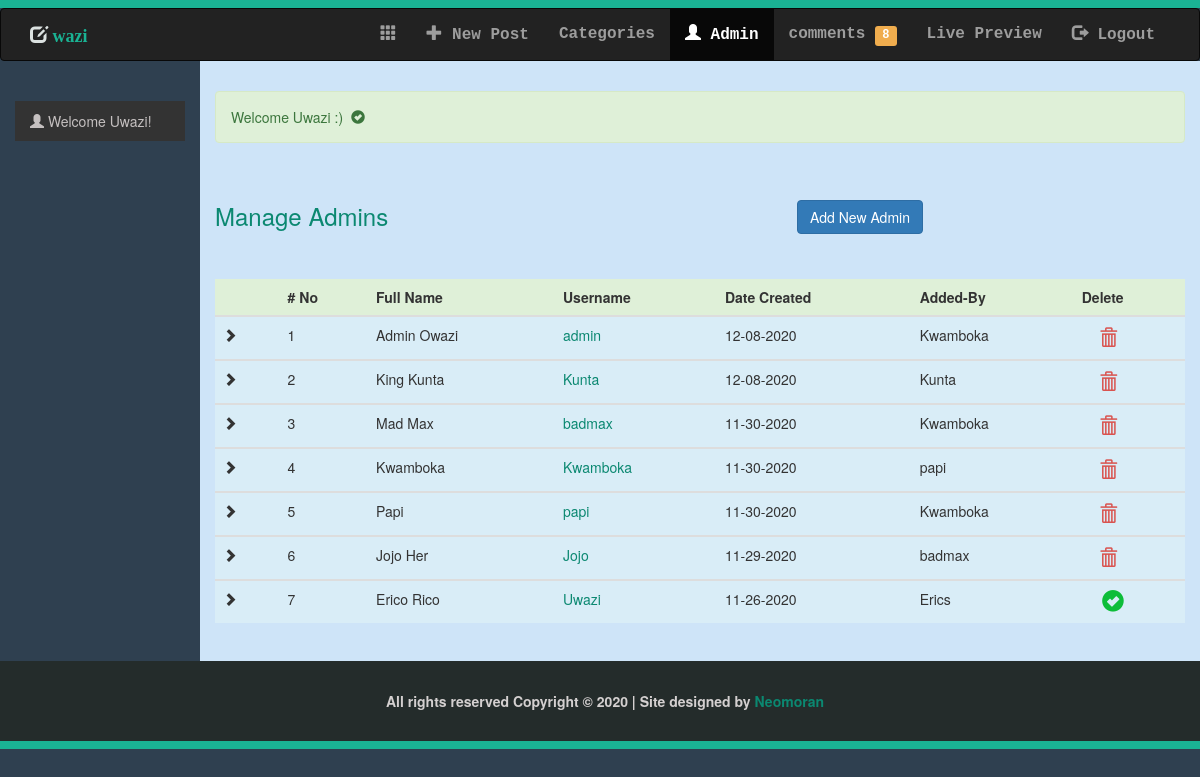
Page /admins.php (signed in) on the committed database.
### tables this page shows
CREATE TABLE `admin_tab` (
  `id` int(10) NOT NULL,
  `datetime` varchar(50) NOT NULL,
  `fullname` varchar(200) NOT NULL,
  `username` varchar(200) NOT NULL,
  `password` varchar(300) NOT NULL,
  `addedby` varchar(200) NOT NULL
);

### admins.php (the view, shortened to what this page needs)
<?php include('includes/session.php'); ?>
<?php include('includes/admin/adminnav.php'); ?>
<body>
    <div class="container-fluid">
        <div class="row">
            <?php include('includes/admin/admin_sidebar.php'); ?>
            <div class="col-sm-10" style="height:600px; overflow: auto;">
            <div style="padding-top:30px;"><?php  echo errorMessage();
                        echo successMessage();
            ?></div>
            <div class="category" style="padding-top:20px;">
            <h3 style="margin-bottom: 30px; color: #0b8871;">Manage Admins</h3>
            <a class="td-a-dash" class="btn btn-primary btn-lg" data-toggle="modal" data-target="#myModal">
                <span style="margin-top: -110px; margin-left: 60%;" class=" btn btn-primary">Add New Admin</span> </a>
            </div>
            <div class="table table-responsive">
                    <?php
                        $sql = "SELECT * FROM admin_tab ORDER BY id desc";
                        $query = mysqli_query($conn, $sql);
                        $sr_no = 0;
                        if (mysqli_num_rows($query) > 0) {
                    ?>
                            <table class="table table-hover">
                            <thead>
                                <tr class="success">
                                    <th></th>
                                    <th># No</th>
                                    <th>Full Name</th>
                                    <th>Username</th>
                                    <th>Date Created</th>
                                    <th>Added-By</th>
                                    <th>Delete</th>
                                </tr>
                            </thead>
                    <?php while ($row = mysqli_fetch_array($query)) {
                        $sr_no++;
                    ?>
                        <tbody>
                        <tr class="info">
                            <td> <span class="glyphicon glyphicon-chevron-right"></span>&nbsp; </td>
                            <td> <?php echo $sr_no; ?> </td>
                            <td> <?php echo htmlentities($row["fullname"]); ?> </td>
                            <td style="color: #0b8871;"> <?php echo htmlentities($row["username"]); ?> </td>
                            <td> <?php echo htmlentities($row["datetime"]); ?> </td>
                            <td> <?php echo htmlentities($row["addedby"]); ?> </td>
                            <td>
                                <?php
                                        if ($_SESSION['username']==$row['username']) { ?>
                                        <span style="color: #0dbd39; margin-left:20px; font-size: 1.6em;" class="glyphicon glyphicon-ok-sign"></span>
                                     <?php   } else { ?>
                            &nbsp; <a class="td-d" onclick="return confirm('Are you sure you want to delete?')"
                             href="delete_admin.php?id=<?php echo htmlentities($row['id']); ?>">
                            <span class="glyphicon glyphicon-trash"></span></a>
                                <?php      }
                                ?>
                            </td>
                        </tr>
                    </tbody>
                    <?php } ?>
                </table>
                   <?php } ?>
            </div>
            </div>
        </div>
    </div>
    <?php include('includes/footer.php'); ?>
</body>

### Add-ons/publicstyle/style.css (style rules this page uses)
body { cursor: default; }

### Add-ons/Adminstyle/admin.css (style rules this page uses)
body { background: #2f4050; }
.container-fluid { margin-top: -20px; }
.col-sm-10 { background: #cee4f8; }
.table .td-d { color: #d9534f; font-size: 1.3em; margin-left: 10%; }

### rows in the picture
admin_tab: fullname "Admin Owazi", username "admin", datetime "12-08-2020", addedby "Kwamboka"
admin_tab: fullname "King Kunta", username "Kunta", datetime "12-08-2020", addedby "Kunta"
admin_tab: fullname "Mad Max", username "badmax", datetime "11-30-2020", addedby "Kwamboka"
admin_tab: fullname "Kwamboka", username "Kwamboka", datetime "11-30-2020", addedby "papi"
admin_tab: fullname "Papi", username "papi", datetime "11-30-2020", addedby "Kwamboka"
admin_tab: fullname "Jojo Her", username "Jojo", datetime "11-29-2020", addedby "badmax"
admin_tab: fullname "Erico Rico", username "Uwazi", datetime "11-26-2020", addedby "Erics"

### other values in the picture
$total_row "8"
$_SESSION['username'] "Uwazi"
successMessage() "Welcome Uwazi :)"
strftime("%Y") "2020"
